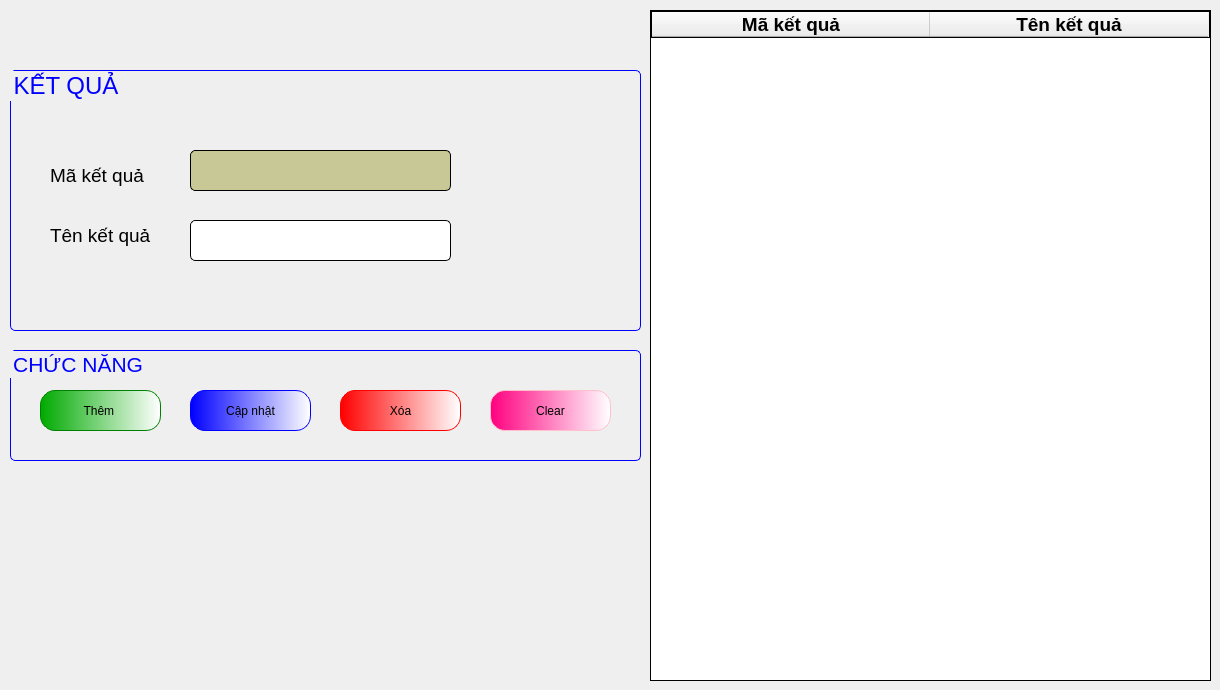
      <widget class="QWidget" name="tab_15">
       <attribute name="title">
        <string>Kết quả</string>
       </attribute>
       <widget class="QGroupBox" name="groupBox_72">
        <property name="geometry">
         <rect>
          <x>10</x>
          <y>70</y>
          <width>631</width>
          <height>261</height>
         </rect>
        </property>
        <property name="font">
         <font>
          <family>Tahoma</family>
          <pointsize>18</pointsize>
         </font>
        </property>
        <property name="styleSheet">
         <string notr="true">QGroupBox{
border-radius: 5px;
border:0.5px solid blue;
color:blue;
}</string>
        </property>
        <property name="title">
         <string>KẾT QUẢ</string>
        </property>
        <widget class="QLabel" name="label_258">
         <property name="geometry">
          <rect>
           <x>40</x>
           <y>90</y>
           <width>111</width>
           <height>31</height>
          </rect>
         </property>
         <property name="font">
          <font>
           <family>Tahoma</family>
           <pointsize>14</pointsize>
          </font>
         </property>
         <property name="text">
          <string>Mã kết quả</string>
         </property>
        </widget>
        <widget class="QLabel" name="label_259">
         <property name="geometry">
          <rect>
           <x>40</x>
           <y>150</y>
           <width>111</width>
           <height>31</height>
          </rect>
         </property>
         <property name="font">
          <font>
           <family>Tahoma</family>
           <pointsize>14</pointsize>
          </font>
         </property>
         <property name="text">
          <string>Tên kết quả</string>
         </property>
        </widget>
        <widget class="QLineEdit" name="lineMaKetQua">
         <property name="enabled">
          <bool>false</bool>
         </property>
         <property name="geometry">
          <rect>
           <x>180</x>
           <y>80</y>
           <width>261</width>
           <height>41</height>
          </rect>
         </property>
         <property name="styleSheet">
          <string notr="true">QLineEdit{
font: 16pt &quot;Tahoma&quot;;
border-radius:5px;
border: 1px solid black;
	color: rgb(6, 6, 6);
	background-color: ;
	background-color: rgb(200, 200, 150);
}</string>
         </property>
         <property name="text">
          <string/>
         </property>
        </widget>
        <widget class="QLineEdit" name="lineTenKetQua">
         <property name="geometry">
          <rect>
           <x>180</x>
           <y>150</y>
           <width>261</width>
           <height>41</height>
          </rect>
         </property>
         <property name="styleSheet">
          <string notr="true">QLineEdit{
font: 16pt &quot;Tahoma&quot;;
border-radius:5px;
border: 1px solid black;
}</string>
         </property>
         <property name="text">
          <string/>
         </property>
        </widget>
       </widget>
       <widget class="QTableWidget" name="tableKetQua">
        <property name="geometry">
         <rect>
          <x>650</x>
          <y>10</y>
          <width>561</width>
          <height>671</height>
         </rect>
        </property>
        <property name="styleSheet">
         <string notr="true">border: 1px solid black ;
font: 14pt &quot;Tahoma&quot;;</string>
        </property>
        <attribute name="horizontalHeaderDefaultSectionSize">
         <number>278</number>
        </attribute>
        <column>
         <property name="text">
          <string>Mã kết quả</string>
         </property>
         <property name="font">
          <font>
           <family>Tahoma</family>
           <pointsize>14</pointsize>
           <weight>75</weight>
           <bold>true</bold>
          </font>
         </property>
         <property name="textAlignment">
          <set>AlignCenter</set>
         </property>
        </column>
        <column>
         <property name="text">
          <string>Tên kết quả</string>
         </property>
         <property name="font">
          <font>
           <family>Tahoma</family>
           <pointsize>14</pointsize>
           <weight>75</weight>
           <bold>true</bold>
          </font>
         </property>
         <property name="textAlignment">
          <set>AlignCenter</set>
         </property>
        </column>
       </widget>
       <widget class="QGroupBox" name="groupBox_73">
        <property name="geometry">
         <rect>
          <x>10</x>
          <y>350</y>
          <width>631</width>
          <height>111</height>
         </rect>
        </property>
        <property name="font">
         <font>
          <family>Tahoma</family>
          <pointsize>16</pointsize>
         </font>
        </property>
        <property name="styleSheet">
         <string notr="true">QGroupBox{
border:0.5px solid blue;
border-radius:5px;
color:blue;
}</string>
        </property>
        <property name="title">
         <string>CHỨC NĂNG </string>
        </property>
        <widget class="QPushButton" name="btnThemKQ">
         <property name="geometry">
          <rect>
           <x>30</x>
           <y>40</y>
           <width>121</width>
           <height>41</height>
          </rect>
         </property>
         <property name="styleSheet">
          <string notr="true">QPushButton{
font: 16pt &quot;Tahoma&quot;;
border-radius:15px;
border:1px solid green;
	background-color: qlineargradient(spread:pad, x1:0, y1:0, x2:1, y2:0, stop:0 rgba(0, 170, 0, 255), stop:1 rgba(255, 255, 255, 255));
}
QPushButton:hover{
background-color: qlineargradient(spread:pad, x1:0, y1:0, x2:1, y2:0, stop:0 rgba(85, 255, 0, 255), stop:1 rgba(255, 255, 255, 255));
	font: 18pt &quot;Tahoma&quot;;
}
</string>
         </property>
         <property name="text">
          <string>Thêm </string>
         </property>
        </widget>
        <widget class="QPushButton" name="btnCapNhatKetQua">
         <property name="geometry">
          <rect>
           <x>180</x>
           <y>40</y>
           <width>121</width>
           <height>41</height>
          </rect>
         </property>
         <property name="styleSheet">
          <string notr="true">QPushButton{
font: 16pt &quot;Tahoma&quot;;
border-radius:15px;
border:1px solid blue;
	background-color: qlineargradient(spread:pad, x1:0, y1:0, x2:1, y2:0, stop:0 rgba(0, 0, 255, 255), stop:1 rgba(255, 255, 255, 255));
}
QPushButton:hover{
	font: 18pt &quot;Tahoma&quot;;
	background-color: qlineargradient(spread:repeat, x1:0, y1:0, x2:1, y2:0, stop:0 rgba(0, 85, 255, 255), stop:1 rgba(255, 255, 255, 255));
}
</string>
         </property>
         <property name="text">
          <string>Cập nhật</string>
         </property>
        </widget>
        <widget class="QPushButton" name="btnXoaKetQua">
         <property name="geometry">
          <rect>
           <x>330</x>
           <y>40</y>
           <width>121</width>
           <height>41</height>
          </rect>
         </property>
         <property name="styleSheet">
          <string notr="true">QPushButton{
font: 16pt &quot;Tahoma&quot;;
border-radius:15px;
border:1px solid red;
	background-color: qlineargradient(spread:pad, x1:0, y1:0, x2:1, y2:0, stop:0 rgba(255, 0, 0, 255), stop:1 rgba(255, 255, 255, 255));
}
QPushButton:hover{
	font: 18pt &quot;Tahoma&quot;;
	background-color:qlineargradient(spread:pad, x1:0, y1:0, x2:1, y2:0.028, stop:0 rgba(189, 0, 0, 255), stop:1 rgba(255, 255, 255, 255))
}
</string>
         </property>
         <property name="text">
          <string>Xóa</string>
         </property>
        </widget>
        <widget class="QPushButton" name="pushButton_96">
         <property name="geometry">
          <rect>
           <x>480</x>
           <y>40</y>
           <width>121</width>
           <height>41</height>
          </rect>
         </property>
         <property name="styleSheet">
          <string notr="true">QPushButton{
font: 16pt &quot;Tahoma&quot;;
border-radius:15px;
border:1px solid pink;
background-color: qlineargradient(spread:pad, x1:0, y1:0, x2:1, y2:0, stop:0 rgba(255, 0, 127, 255), stop:1 rgba(255, 255, 255, 255))
}
QPushButton:hover{
	font: 18pt &quot;Tahoma&quot;;
background-color:qlineargradient(spread:pad, x1:0, y1:0, x2:1, y2:0, stop:0 rgba(134, 0, 67, 255), stop:1 rgba(255, 255, 255, 255))
}
</string>
         </property>
         <property name="text">
          <string>Clear</string>
         </property>
        </widget>
       </widget>
      </widget>
